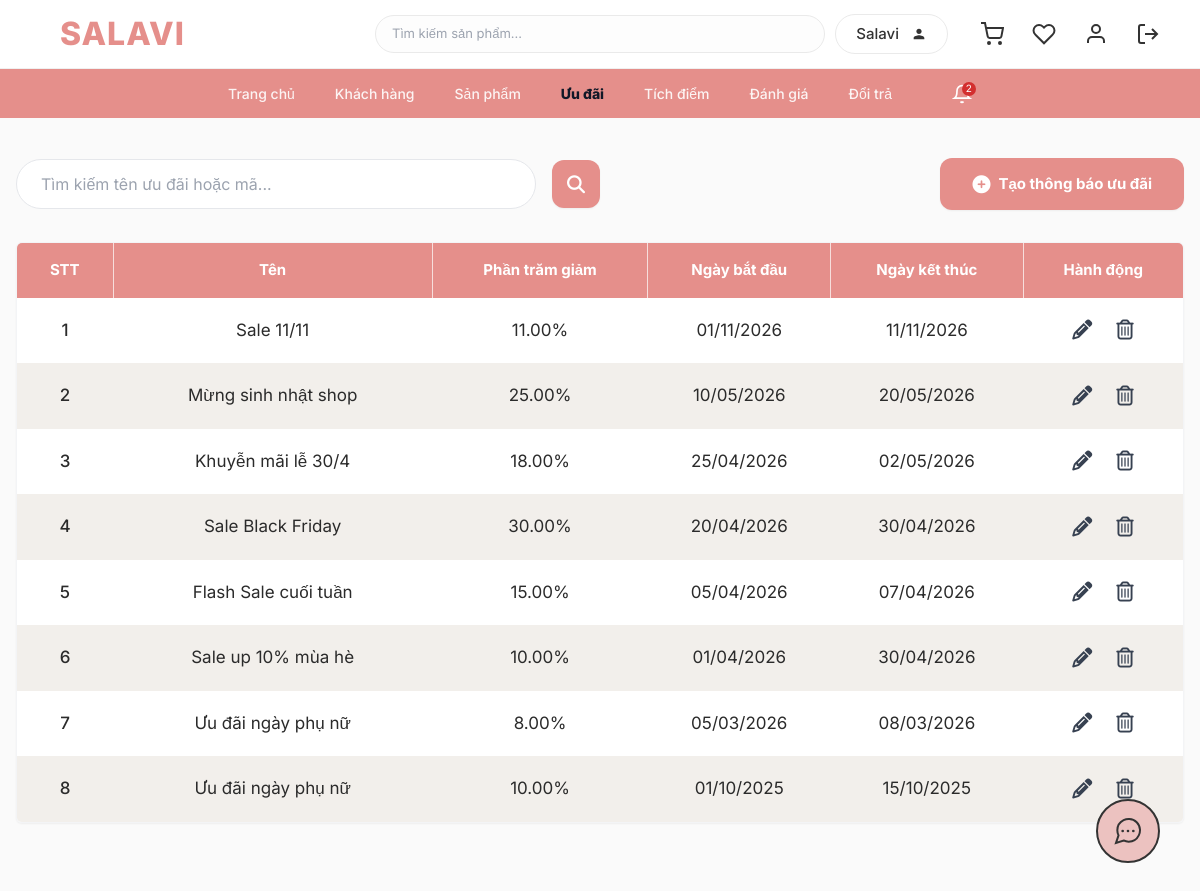
The app's page /uudai/ with its own data.
### cskh/models.py (models this page shows, shortened)
class KhuyenMai(models.Model):
    MaKM = models.CharField(max_length=10, primary_key=True)
    TenKhuyenMai = models.CharField(max_length=50)
    PhanTramGiam = models.DecimalField(max_digits=5, decimal_places=2)
    NgayBatDau = models.DateField()
    NgayKetThuc = models.DateField()
    MoTa = models.CharField(max_length=200, null=True, blank=True)

### cskh/views.py (the view)
# urls.py: path('uudai/', views.uudai_list_view, name='uudai_list'),
def uudai_list_view(request):
    q = request.GET.get('q', '').strip()
    uudai_list = KhuyenMai.objects.all().order_by('-NgayBatDau')
    if q:
        from django.db.models import Q
        uudai_list = uudai_list.filter(Q(TenKhuyenMai__icontains=q) | Q(MaKM__icontains=q))
    return render(request, 'cskh/uudai_list.html', {'uudai_list': uudai_list, 'search_query': q})

### cskh/templates/cskh/uudai_list.html (shortened to what this page needs)
{% extends 'base.html' %}
{% block content %}
<main class="max-w-[1200px] mx-auto mt-10 px-4 pb-20">
    <div class="flex justify-between items-center mb-8">
        <form method="GET" action="{% url 'cskh:uudai_list' %}" class="flex items-center gap-4 w-1/2">
            <input type="text" name="q" value="{{ search_query }}" placeholder="Tìm kiếm tên ưu đãi hoặc mã..." class="flex-1 border border-gray-200 rounded-full px-6 py-3 text-gray-700 outline-none focus:border-[#e58f8b]">
            <button type="submit" class="bg-[#e58f8b] hover:bg-[#d88c89] transition-colors text-white w-12 h-12 rounded-xl flex items-center justify-center text-lg shadow-sm">
                <i class="fas fa-search"></i>
            </button>
        </form>
        <a href="{% url 'cskh:uudai_create' %}{% if search_query %}?q={{ search_query }}{% endif %}" class="bg-[#e58f8b] hover:bg-[#d88c89] transition-colors text-white px-8 py-3 rounded-xl font-bold text-[15px] flex items-center gap-2 shadow-sm inline-flex">
            <i class="fas fa-plus-circle text-lg"></i>
            Tạo thông báo ưu đãi
        </a>
    </div>
    <div class="w-full shadow-sm overflow-hidden rounded-md border border-gray-100">
        <table class="w-full text-center border-collapse table-uudai">
            <thead class="bg-[#e58f8b] text-white">
                <tr>
                    <th class="py-4 font-bold text-[15px] w-24">STT</th>
                    <th class="py-4 font-bold text-[15px]">Tên</th>
                    <th class="py-4 font-bold text-[15px]">Phần trăm giảm</th>
                    <th class="py-4 font-bold text-[15px]">Ngày bắt đầu</th>
                    <th class="py-4 font-bold text-[15px]">Ngày kết thúc</th>
                    <th class="py-4 font-bold text-[15px] w-40">Hành động</th>
                </tr>
            </thead>
            <tbody class="text-[#2b2b2b] text-[17px]">
                {% for item in uudai_list %}
                <tr class="hover:bg-[#fceeed] transition cursor-pointer group" onclick="window.location.href='{% url 'cskh:uudai_detail' item.MaKM %}{% if search_query %}?q={{ search_query }}{% endif %}'">
                    <td class="py-5 font-medium">{{ forloop.counter }}</td>
                    <td class="py-5">{{ item.TenKhuyenMai }}</td>
                    <td class="py-5">{{ item.PhanTramGiam|stringformat:"s"|default:"0" }}%</td>
                    <td class="py-5">{{ item.NgayBatDau|date:"d/m/Y" }}</td>
                    <td class="py-5">{{ item.NgayKetThuc|date:"d/m/Y" }}</td>
                    <td class="py-5">
                        <div class="flex justify-center items-center gap-6 text-xl">
                            <a href="{% url 'cskh:uudai_edit' item.MaKM %}{% if search_query %}?q={{ search_query }}{% endif %}" class="fas fa-pencil-alt text-gray-700 hover:text-[#df8480] transition" onclick="event.stopPropagation();"></a>
                            <a href="{% url 'cskh:uudai_delete' item.MaKM %}{% if search_query %}?q={{ search_query }}{% endif %}" class="far fa-trash-alt text-gray-700 hover:text-red-500 transition" onclick="event.stopPropagation();"></a>
                        </div>
                    </td>
                </tr>
                {% endfor %}
            </tbody>
        </table>
    </div>
</main>
{% endblock %}

### static/css/style.css (style rules this page uses)
* { margin: 0; padding: 0; box-sizing: border-box; font-family: 'Inter', sans-serif; }
body { background: #fafafa; color: #333; }

### cskh/templates/cskh/uudai_list.html (style rules this page uses)
.table-uudai tbody tr:nth-child(even) { background-color: #f2efeb; }
.table-uudai tbody tr:nth-child(odd) { background-color: #ffffff; }
.table-uudai th:not(:last-child) { border-right: 1px solid rgba(255, 255, 255, 0.7); }

### records on screen
KhuyenMai: TenKhuyenMai "Sale 11/11", PhanTramGiam "11.00", NgayBatDau "01/11/2026", NgayKetThuc "11/11/2026"
KhuyenMai: TenKhuyenMai "Mừng sinh nhật shop", PhanTramGiam "25.00", NgayBatDau "10/05/2026", NgayKetThuc "20/05/2026"
KhuyenMai: TenKhuyenMai "Khuyễn mãi lễ 30/4", PhanTramGiam "18.00", NgayBatDau "25/04/2026", NgayKetThuc "02/05/2026"
KhuyenMai: TenKhuyenMai "Sale Black Friday", PhanTramGiam "30.00", NgayBatDau "20/04/2026", NgayKetThuc "30/04/2026"
KhuyenMai: TenKhuyenMai "Flash Sale cuối tuần", PhanTramGiam "15.00", NgayBatDau "05/04/2026", NgayKetThuc "07/04/2026"
KhuyenMai: TenKhuyenMai "Sale up 10% mùa hè", PhanTramGiam "10.00", NgayBatDau "01/04/2026", NgayKetThuc "30/04/2026"
KhuyenMai: TenKhuyenMai "Ưu đãi ngày phụ nữ", PhanTramGiam "8.00", NgayBatDau "05/03/2026", NgayKetThuc "08/03/2026"
KhuyenMai: TenKhuyenMai "Ưu đãi ngày phụ nữ", PhanTramGiam "10.00", NgayBatDau "01/10/2025", NgayKetThuc "15/10/2025"

### other values on screen
{{ nav_notifications_count }} "2"
